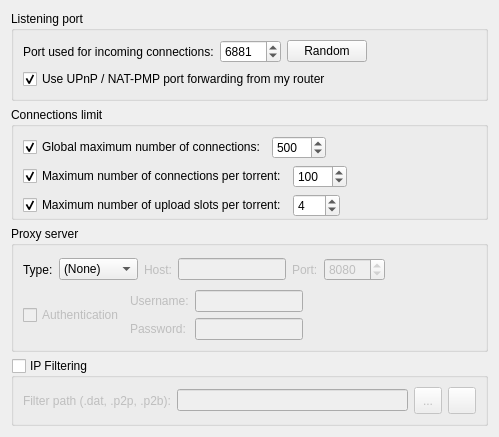
          <widget class="QWidget" name="scrollAreaWidgetContents_3">
           <property name="geometry">
            <rect>
             <x>0</x>
             <y>0</y>
             <width>499</width>
             <height>426</height>
            </rect>
           </property>
           <layout class="QVBoxLayout" name="verticalLayout_20">
            <item>
             <layout class="QHBoxLayout">
              <item>
               <widget class="QGroupBox" name="ListeningPortBox">
                <property name="title">
                 <string>Listening port</string>
                </property>
                <layout class="QVBoxLayout">
                 <item>
                  <layout class="QHBoxLayout">
                   <item>
                    <widget class="QLabel" name="lbl_ports">
                     <property name="text">
                      <string>Port used for incoming connections:</string>
                     </property>
                    </widget>
                   </item>
                   <item>
                    <widget class="QSpinBox" name="spinPort">
                     <property name="minimum">
                      <number>1</number>
                     </property>
                     <property name="maximum">
                      <number>65535</number>
                     </property>
                     <property name="value">
                      <number>6881</number>
                     </property>
                    </widget>
                   </item>
                   <item>
                    <widget class="QPushButton" name="randomButton">
                     <property name="text">
                      <string>Random</string>
                     </property>
                    </widget>
                   </item>
                   <item>
                    <spacer>
                     <property name="orientation">
                      <enum>Qt::Horizontal</enum>
                     </property>
                     <property name="sizeHint" stdset="0">
                      <size>
                       <width>20</width>
                       <height>20</height>
                      </size>
                     </property>
                    </spacer>
                   </item>
                  </layout>
                 </item>
                 <item>
                  <widget class="QCheckBox" name="checkUPnP">
                   <property name="text">
                    <string>Use UPnP / NAT-PMP port forwarding from my router</string>
                   </property>
                   <property name="checked">
                    <bool>true</bool>
                   </property>
                  </widget>
                 </item>
                </layout>
               </widget>
              </item>
             </layout>
            </item>
            <item>
             <widget class="QGroupBox" name="nbConnecBox">
              <property name="title">
               <string>Connections limit</string>
              </property>
              <layout class="QVBoxLayout" name="_8">
               <property name="bottomMargin">
                <number>0</number>
               </property>
               <item>
                <layout class="QHBoxLayout" name="_9">
                 <item>
                  <widget class="QCheckBox" name="checkMaxConnecs">
                   <property name="text">
                    <string>Global maximum number of connections:</string>
                   </property>
                   <property name="checked">
                    <bool>true</bool>
                   </property>
                  </widget>
                 </item>
                 <item>
                  <widget class="QSpinBox" name="spinMaxConnec">
                   <property name="enabled">
                    <bool>true</bool>
                   </property>
                   <property name="minimum">
                    <number>2</number>
                   </property>
                   <property name="maximum">
                    <number>2000</number>
                   </property>
                   <property name="value">
                    <number>500</number>
                   </property>
                  </widget>
                 </item>
                 <item>
                  <spacer>
                   <property name="orientation">
                    <enum>Qt::Horizontal</enum>
                   </property>
                   <property name="sizeHint" stdset="0">
                    <size>
                     <width>40</width>
                     <height>20</height>
                    </size>
                   </property>
                  </spacer>
                 </item>
                </layout>
               </item>
               <item>
                <layout class="QHBoxLayout" name="_10">
                 <item>
                  <widget class="QCheckBox" name="checkMaxConnecsPerTorrent">
                   <property name="text">
                    <string>Maximum number of connections per torrent:</string>
                   </property>
                   <property name="checked">
                    <bool>true</bool>
                   </property>
                  </widget>
                 </item>
                 <item>
                  <widget class="QSpinBox" name="spinMaxConnecPerTorrent">
                   <property name="minimum">
                    <number>2</number>
                   </property>
                   <property name="maximum">
                    <number>2000</number>
                   </property>
                   <property name="value">
                    <number>100</number>
                   </property>
                  </widget>
                 </item>
                 <item>
                  <spacer>
                   <property name="orientation">
                    <enum>Qt::Horizontal</enum>
                   </property>
                   <property name="sizeHint" stdset="0">
                    <size>
                     <width>40</width>
                     <height>20</height>
                    </size>
                   </property>
                  </spacer>
                 </item>
                </layout>
               </item>
               <item>
                <layout class="QHBoxLayout" name="_11">
                 <item>
                  <widget class="QCheckBox" name="checkMaxUploadsPerTorrent">
                   <property name="text">
                    <string>Maximum number of upload slots per torrent:</string>
                   </property>
                   <property name="checked">
                    <bool>true</bool>
                   </property>
                  </widget>
                 </item>
                 <item>
                  <widget class="QSpinBox" name="spinMaxUploadsPerTorrent">
                   <property name="maximum">
                    <number>500</number>
                   </property>
                   <property name="value">
                    <number>4</number>
                   </property>
                  </widget>
                 </item>
                 <item>
                  <spacer>
                   <property name="orientation">
                    <enum>Qt::Horizontal</enum>
                   </property>
                   <property name="sizeHint" stdset="0">
                    <size>
                     <width>40</width>
                     <height>20</height>
                    </size>
                   </property>
                  </spacer>
                 </item>
                </layout>
               </item>
              </layout>
             </widget>
            </item>
            <item>
             <widget class="QGroupBox" name="groupProxy">
              <property name="enabled">
               <bool>true</bool>
              </property>
              <property name="title">
               <string>Proxy server</string>
              </property>
              <layout class="QVBoxLayout" name="verticalLayout_29">
               <item>
                <layout class="QHBoxLayout" name="_2">
                 <item>
                  <widget class="QLabel" name="ProxyType_lbl">
                   <property name="text">
                    <string>Type:</string>
                   </property>
                  </widget>
                 </item>
                 <item>
                  <widget class="QComboBox" name="comboProxyType">
                   <item>
                    <property name="text">
                     <string>(None)</string>
                    </property>
                   </item>
                   <item>
                    <property name="text">
                     <string>SOCKS4</string>
                    </property>
                   </item>
                   <item>
                    <property name="text">
                     <string>SOCKS5</string>
                    </property>
                   </item>
                   <item>
                    <property name="text">
                     <string>HTTP</string>
                    </property>
                   </item>
                  </widget>
                 </item>
                 <item>
                  <widget class="QLabel" name="lblProxyIP">
                   <property name="enabled">
                    <bool>false</bool>
                   </property>
                   <property name="text">
                    <string>Host:</string>
                   </property>
                  </widget>
                 </item>
                 <item>
                  <widget class="QLineEdit" name="textProxyIP">
                   <property name="enabled">
                    <bool>false</bool>
                   </property>
                   <property name="text">
                    <string/>
                   </property>
                   <property name="maxLength">
                    <number>75</number>
                   </property>
                   <property name="echoMode">
                    <enum>QLineEdit::Normal</enum>
                   </property>
                  </widget>
                 </item>
                 <item>
                  <widget class="QLabel" name="lblProxyPort">
                   <property name="enabled">
                    <bool>false</bool>
                   </property>
                   <property name="text">
                    <string>Port:</string>
                   </property>
                  </widget>
                 </item>
                 <item>
                  <widget class="QSpinBox" name="spinProxyPort">
                   <property name="enabled">
                    <bool>false</bool>
                   </property>
                   <property name="minimum">
                    <number>1</number>
                   </property>
                   <property name="maximum">
                    <number>65535</number>
                   </property>
                   <property name="value">
                    <number>8080</number>
                   </property>
                  </widget>
                 </item>
                 <item>
                  <spacer>
                   <property name="orientation">
                    <enum>Qt::Horizontal</enum>
                   </property>
                   <property name="sizeHint" stdset="0">
                    <size>
                     <width>21</width>
                     <height>29</height>
                    </size>
                   </property>
                  </spacer>
                 </item>
                </layout>
               </item>
               <item>
                <layout class="QGridLayout" name="gridLayout_13">
                 <item row="0" column="0">
                  <widget class="QCheckBox" name="checkProxyAuth">
                   <property name="enabled">
                    <bool>false</bool>
                   </property>
                   <property name="text">
                    <string>Authentication</string>
                   </property>
                  </widget>
                 </item>
                 <item row="0" column="1">
                  <layout class="QGridLayout" name="gridLayout_12">
                   <item row="0" column="0">
                    <widget class="QLabel" name="lblProxyUsername">
                     <property name="enabled">
                      <bool>false</bool>
                     </property>
                     <property name="text">
                      <string>Username:</string>
                     </property>
                    </widget>
                   </item>
                   <item row="0" column="1">
                    <widget class="QLineEdit" name="textProxyUsername">
                     <property name="enabled">
                      <bool>false</bool>
                     </property>
                     <property name="text">
                      <string/>
                     </property>
                     <property name="maxLength">
                      <number>1000</number>
                     </property>
                     <property name="echoMode">
                      <enum>QLineEdit::Normal</enum>
                     </property>
                    </widget>
                   </item>
                   <item row="1" column="0">
                    <widget class="QLabel" name="lblProxyPassword">
                     <property name="enabled">
                      <bool>false</bool>
                     </property>
                     <property name="text">
                      <string>Password:</string>
                     </property>
                    </widget>
                   </item>
                   <item row="1" column="1">
                    <widget class="QLineEdit" name="textProxyPassword">
                     <property name="enabled">
                      <bool>false</bool>
                     </property>
                     <property name="text">
                      <string/>
                     </property>
                     <property name="maxLength">
                      <number>1000</number>
                     </property>
                     <property name="echoMode">
                      <enum>QLineEdit::Password</enum>
                     </property>
                    </widget>
                   </item>
                  </layout>
                 </item>
                 <item row="0" column="2">
                  <spacer>
                   <property name="orientation">
                    <enum>Qt::Horizontal</enum>
                   </property>
                   <property name="sizeHint" stdset="0">
                    <size>
                     <width>40</width>
                     <height>20</height>
                    </size>
                   </property>
                  </spacer>
                 </item>
                </layout>
               </item>
              </layout>
             </widget>
            </item>
            <item>
             <widget class="QGroupBox" name="checkIPFilter">
              <property name="title">
               <string>IP Filtering</string>
              </property>
              <property name="checkable">
               <bool>true</bool>
              </property>
              <property name="checked">
               <bool>false</bool>
              </property>
              <layout class="QGridLayout" name="gridLayout_14">
               <item row="0" column="0">
                <widget class="QLabel" name="lblFilterPath">
                 <property name="text">
                  <string>Filter path (.dat, .p2p, .p2b):</string>
                 </property>
                </widget>
               </item>
               <item row="0" column="1">
                <widget class="QLineEdit" name="textFilterPath"/>
               </item>
               <item row="0" column="2">
                <widget class="QToolButton" name="browseFilterButton">
                 <property name="minimumSize">
                  <size>
                   <width>28</width>
                   <height>27</height>
                  </size>
                 </property>
                 <property name="text">
                  <string notr="true">...</string>
                 </property>
                </widget>
               </item>
               <item row="0" column="3">
                <widget class="QToolButton" name="IpFilterRefreshBtn">
                 <property name="minimumSize">
                  <size>
                   <width>28</width>
                   <height>27</height>
                  </size>
                 </property>
                 <property name="toolTip">
                  <string>Reload the filter</string>
                 </property>
                 <property name="text">
                  <string/>
                 </property>
                 <property name="iconSize">
                  <size>
                   <width>16</width>
                   <height>16</height>
                  </size>
                 </property>
                </widget>
               </item>
              </layout>
             </widget>
            </item>
           </layout>
          </widget>
